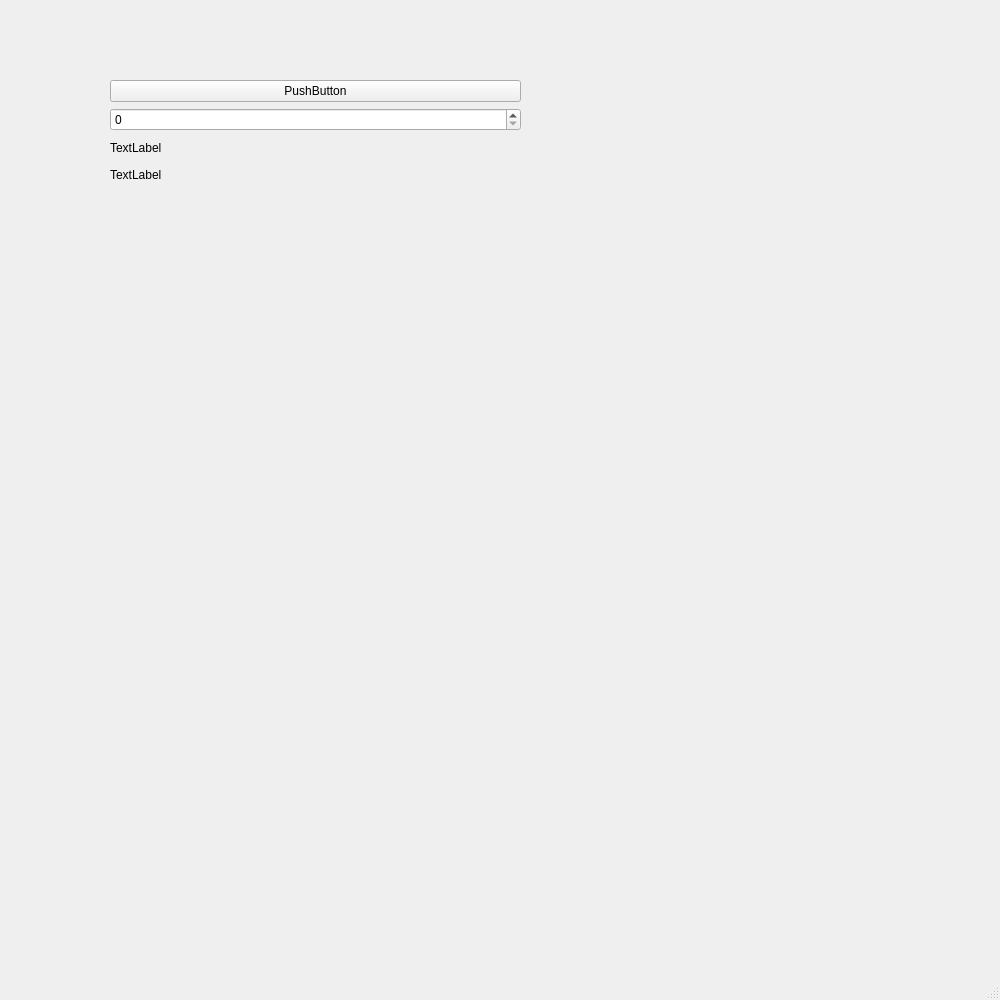
<?xml version="1.0" encoding="UTF-8"?>
<ui version="4.0">
 <class>window</class>
 <widget class="QMainWindow" name="window">
  <property name="geometry">
   <rect>
    <x>0</x>
    <y>0</y>
    <width>1000</width>
    <height>1000</height>
   </rect>
  </property>
  <property name="windowTitle">
   <string>window</string>
  </property>
  <widget class="QWidget" name="centralwidget">
   <widget class="QWidget" name="">
    <property name="geometry">
     <rect>
      <x>110</x>
      <y>80</y>
      <width>411</width>
      <height>105</height>
     </rect>
    </property>
    <layout class="QVBoxLayout" name="verticalLayout">
     <item>
      <widget class="QPushButton" name="calculateButton">
       <property name="styleSheet">
        <string notr="true"/>
       </property>
       <property name="text">
        <string>PushButton</string>
       </property>
      </widget>
     </item>
     <item>
      <widget class="QSpinBox" name="spinBox">
       <property name="maximum">
        <number>1000000000</number>
       </property>
      </widget>
     </item>
     <item>
      <widget class="QLabel" name="labelResultA">
       <property name="text">
        <string>TextLabel</string>
       </property>
      </widget>
     </item>
     <item>
      <widget class="QLabel" name="labelResultB">
       <property name="text">
        <string>TextLabel</string>
       </property>
      </widget>
     </item>
    </layout>
    <zorder>labelResultB</zorder>
   </widget>
  </widget>
  <widget class="QMenuBar" name="menubar">
   <property name="geometry">
    <rect>
     <x>0</x>
     <y>0</y>
     <width>1000</width>
     <height>19</height>
    </rect>
   </property>
  </widget>
  <widget class="QStatusBar" name="statusbar"/>
 </widget>
 <resources/>
 <connections/>
</ui>
